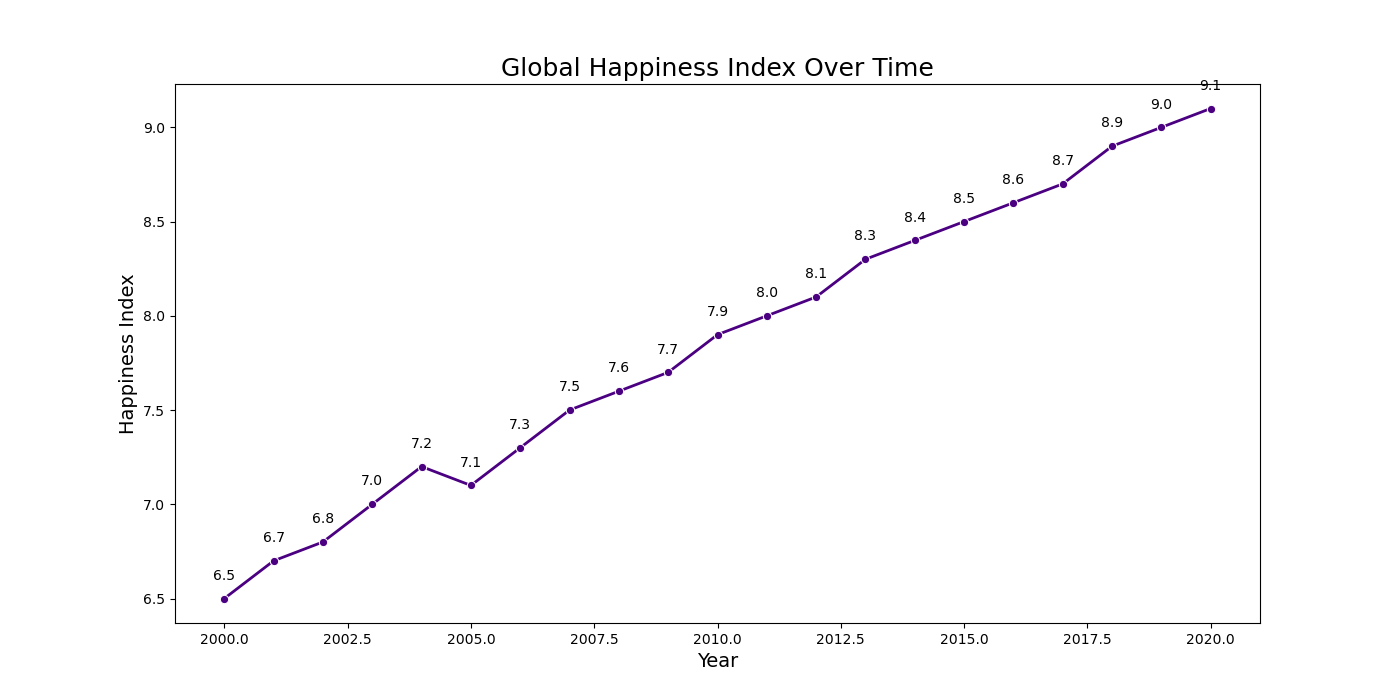

Recreate this plot in Python.

import seaborn as sns
import pandas as pd
import matplotlib.pyplot as plt

# Given data
data = {
    'Year': list(range(2000, 2021)),
    'Happiness_Index': [
        6.5, 6.7, 6.8, 7.0, 7.2, 7.1, 7.3, 7.5, 7.6, 7.7, 
        7.9, 8.0, 8.1, 8.3, 8.4, 8.5, 8.6, 8.7, 8.9, 9.0, 9.1
    ]
}

# Create a DataFrame
df = pd.DataFrame(data)

# Set the size of the plot
plt.figure(figsize=(14, 7))

# Create the line chart
line_chart = sns.lineplot(data=df, x='Year', y='Happiness_Index', marker='o', color='#4B0082', linewidth=2)

# Annotate specific points with a loop
for i in range(df.shape[0]):
    plt.text(x=df['Year'][i], y=df['Happiness_Index'][i] + 0.1, s=f"{df['Happiness_Index'][i]}", ha='center')

# Set the title and labels
plt.title('Global Happiness Index Over Time', fontsize=18)
plt.xlabel('Year', fontsize=14)
plt.ylabel('Happiness Index', fontsize=14)

# Show the plot
plt.show()
